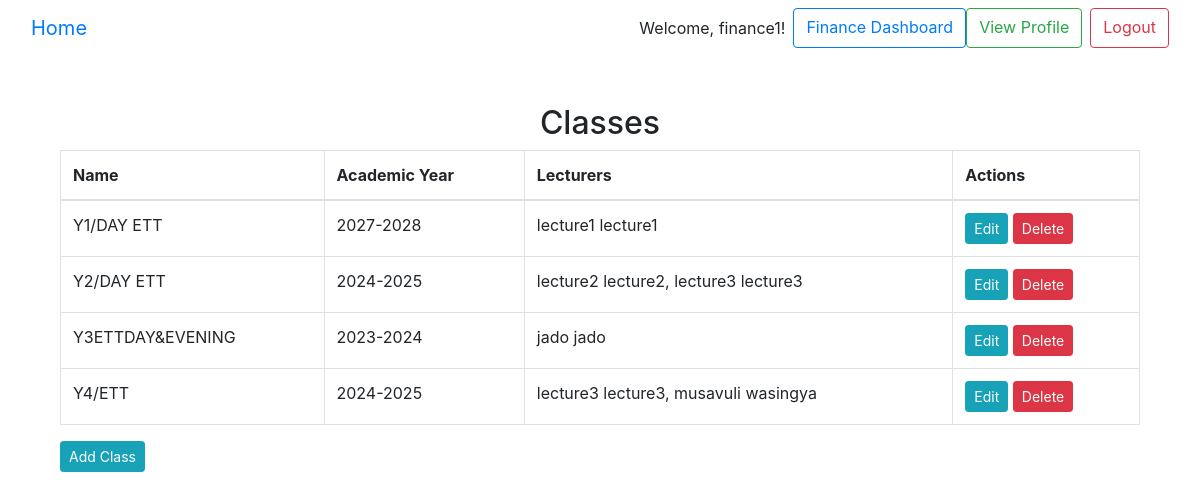
The page /classes/ (signed in) on the database its author committed.
### core/models.py (models this page shows, shortened)
class CustomUser(AbstractUser):
    ROLE_CHOICES = [
        ('admin', 'Admin'),
        ('hod', 'Head of Department'),
        ('lecturer', 'Lecturer'),
        ('finance', 'Finance Employee'),
        ('security', 'Security Employee'),
    ]
    is_hod = models.BooleanField(default=False)
    is_finance_employee = models.BooleanField(default=False)
    is_security_employee = models.BooleanField(default=False)
    is_lecturer = models.BooleanField(default=False)
    role = models.CharField(max_length=20, choices=ROLE_CHOICES)
    photo = models.ImageField(upload_to='user_photos/', blank=True, null=True)

### classes/models.py (models this page shows, shortened)
class Class(models.Model):
    name = models.CharField(max_length=100, unique=True)
    academic_year = models.ForeignKey(AcademicYear, on_delete=models.CASCADE, related_name='classes')
    lecturers = models.ManyToManyField(User, limit_choices_to={'role': 'lecturer'}, related_name='classes')
    created_at = models.DateTimeField(auto_now_add=True)
    created_by = models.ForeignKey(User, on_delete=models.CASCADE, related_name='created_classes')

class AcademicYear(models.Model):
    year_start = models.IntegerField()
    year_end = models.IntegerField()
    def __str__(self):
        return f"{self.year_start}-{self.year_end}"

### classes/views.py (the view)
# urls.py: path('', views.list_classes, name='list_classes'),
@login_required
def list_classes(request):
    classes = Class.objects.all()
    return render(request, 'classes/list_classes.html', {'classes': classes})

### classes/templates/classes/list_classes.html (shortened to what this page needs)
{% extends 'base.html' %}
{% block content %}
<div class="container mt-5">
    <h2 class="text-center">Classes</h2>
    <table class="table table-bordered">
        <thead>
            <tr>
                <th>Name</th>
                <th>Academic Year</th>
                <th>Lecturers</th>
                <th>Actions</th>
            </tr>
        </thead>
        <tbody>
            {% for class_obj in classes %}
            <tr>
                <td>{{ class_obj.name }}</td>
                <td>{{ class_obj.academic_year }}</td>
                <td>
                    {% for lecturer in class_obj.lecturers.all %}
                        {{ lecturer.first_name }} {{ lecturer.last_name }}{% if not forloop.last %}, {% endif %}
                    {% endfor %}
                </td>
                <td>
                    <a href="{% url 'classes:update_class' class_obj.id %}" class="btn btn-info btn-sm">Edit</a>
                    <a href="{% url 'classes:delete_class' class_obj.id %}" class="btn btn-danger btn-sm">Delete</a>
                </td>
            </tr>
            {% endfor %}
        </tbody>
    </table>
    <a href="{% url 'classes:create_class' %}" class="btn btn-info btn-sm">Add Class</a>
</div>
{% endblock %}

### core/templates/base.html (shortened to what this page needs)
<!DOCTYPE html>
<html lang="en">
<head>
    <link href="https://maxcdn.bootstrapcdn.com/bootstrap/4.5.2/css/bootstrap.min.css" rel="stylesheet">
</head>
<body>
    <nav class="navbar navbar-expand-lg bg-body-tertiary">
        <div class="container-fluid">
            <a class="navbar-brand" href="{% url 'core:home' %}">Home</a>
          <form class="d-flex" role="search">
            {% if user.is_authenticated %}
                <span class="navbar-text">Welcome, {{ user.username }}!</span>
                {% if user.is_hod %}
                    <a href="{% url 'dashboard:hod_dashboard' %}" class="btn btn-outline-primary ml-2">HOD Dashboard</a>
                {% elif user.is_lecturer %}
                    <a href="{% url 'dashboard:lecturer_dashboard' %}" class="btn btn-outline-primary ml-2">Lecturer Dashboard</a>
                {% elif user.is_finance_employee %}
                    <a href="{% url 'dashboard:finance_dashboard' %}" class="btn btn-outline-primary ml-2">Finance Dashboard</a>
                {% elif user.is_security_employee %}
                    <a href="{% url 'dashboard:security_dashboard' %}" class="btn btn-outline-primary ml-2">Security Dashboard</a>
                {% endif %}
                <a href="{% url 'core:profile' %}" class="btn btn-outline-success">View Profile</a>
                <a href="{% url 'core:logout' %}" class="btn btn-outline-danger ml-2">Logout</a>
            {% else %}
                <a href="{% url 'core:login' %}" class="btn btn-outline-primary ml-2">Login</a>
            {% endif %}
          </form>
        </div>
    </nav>
    <div class="container mt-4">
        {% block content %}{% endblock %}
    </div>
</body>
</html>

### rows shown on the page
CustomUser: username "finance1"
Class: name "Y1/DAY ETT", academic_year "2027-2028"
CustomUser: first_name "lecture1", last_name "lecture1"
Class: name "Y2/DAY ETT", academic_year "2024-2025"
CustomUser: first_name "lecture2", last_name "lecture2"
CustomUser: first_name "lecture3", last_name "lecture3"
Class: name "Y3ETTDAY&EVENING", academic_year "2023-2024"
CustomUser: first_name "jado", last_name "jado"
Class: name "Y4/ETT", academic_year "2024-2025"
CustomUser: first_name "musavuli", last_name "wasingya"
